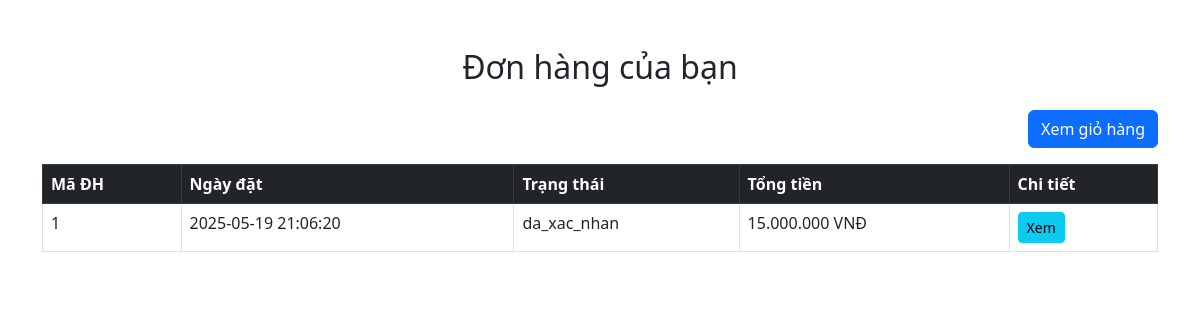
Screenshot of /index.php?act=order-list (signed in) with the database file from the repository.
### tables this page shows
CREATE TABLE `donhang` (
  `MaDonHang` int(11) NOT NULL,
  `MaNguoiDung` int(11) NOT NULL,
  `NgayDatHang` datetime DEFAULT current_timestamp(),
  `TrangThai` enum('cho_xac_nhan','da_xac_nhan','dang_giao','da_giao','da_huy') NOT NULL DEFAULT 'cho_xac_nhan',
  `PhuongThucThanhToan` enum('COD') NOT NULL DEFAULT 'COD',
  `TongTien` decimal(15,2) NOT NULL
);

### controllers/OrderController.php (called while the page is built, shortened)
<?php
class OrderController
{
    private $pdo;
    public function __construct($pdo) {
        $this->pdo = $pdo;
    }
    public function listOrders() {
        $userId = $_SESSION['user']['MaNguoiDung'];
        $stmt = $this->pdo->prepare("SELECT * FROM donhang WHERE MaNguoiDung = ? ORDER BY NgayDatHang DESC");
        $stmt->execute([$userId]);
        $orders = $stmt->fetchAll(PDO::FETCH_ASSOC);
        require 'views/order-list.php';
    }
}

### views/order-list.php (the view)
<link href="https://cdn.jsdelivr.net/npm/bootstrap@5.3.0/dist/css/bootstrap.min.css" rel="stylesheet">
<div class="container my-5">
    <h2 class="mb-4 text-center">Đơn hàng của bạn</h2>
    <div class="mb-3 text-end">
        <a href="index.php?act=cart" class="btn btn-primary">
            <i class="fas fa-shopping-cart"></i> Xem giỏ hàng
        </a>
    </div>
    <?php if (empty($orders)): ?>
        <div class="alert alert-info">Bạn chưa có đơn hàng nào.</div>
    <?php else: ?>
    <table class="table table-bordered table-hover mt-3">
        <thead class="table-dark">
            <tr>
                <th>Mã ĐH</th>
                <th>Ngày đặt</th>
                <th>Trạng thái</th>
                <th>Tổng tiền</th>
                <th>Chi tiết</th>
            </tr>
        </thead>
        <tbody>
            <?php foreach ($orders as $order): ?>
            <tr>
                <td><?= $order['MaDonHang'] ?></td>
                <td><?= $order['NgayDatHang'] ?></td>
                <td><?= $order['TrangThai'] ?></td>
                <td><?= number_format($order['TongTien'], 0, ',', '.') ?> VNĐ</td>
                <td><a href="index.php?act=order-detail&id=<?= $order['MaDonHang'] ?>" class="btn btn-info btn-sm">Xem</a></td>
            </tr>
            <?php endforeach; ?>
        </tbody>
    </table>
    <?php endif; ?>
</div>

### rows the page displays
donhang: MaDonHang "1", NgayDatHang "2025-05-19 21:06:20", TrangThai "da_xac_nhan", TongTien "15.000.000"
